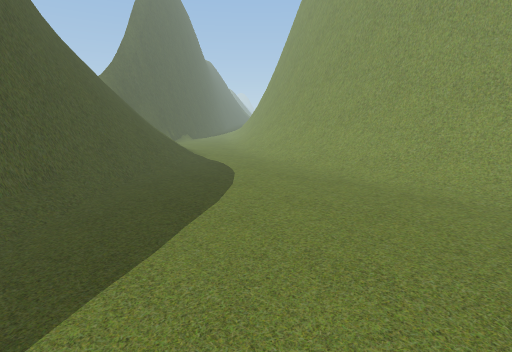
View 1 (above)

16 first-person views from a walk through a 3-D level made in the Unity game engine. The camera is 1.4 m above the floor, tilts 12° down and sees 85° across. The floor is counted in squares, 0.5 m on a side. Each view is taken from the middle of a square. On the plan, view 1 faces up. The plan holds only what a view shows up to about 19 squares ahead; the rest is blank. The place goes on beyond the plan. Some animated figures are not drawn. Door leaves are left out, so doorways stand open.

View 2
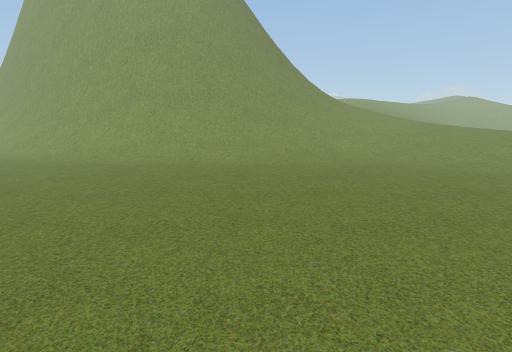

View 3
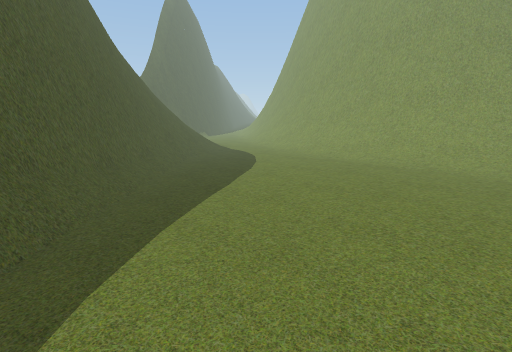

View 4
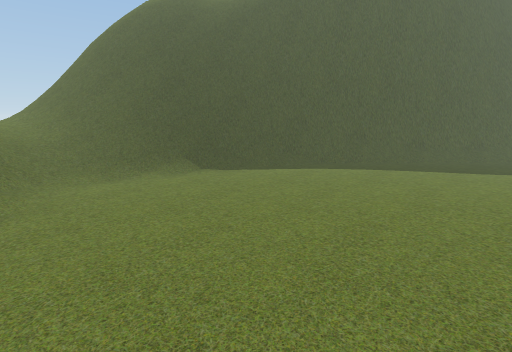

View 5
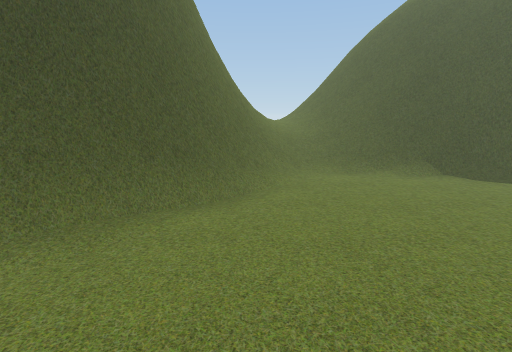

View 6
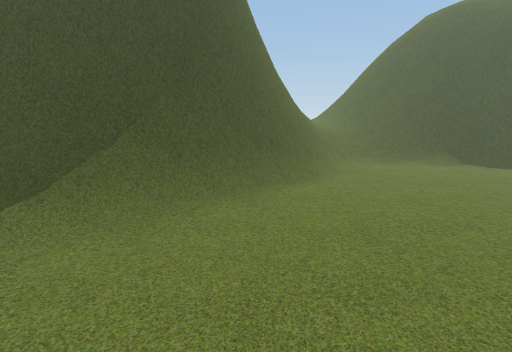

View 7
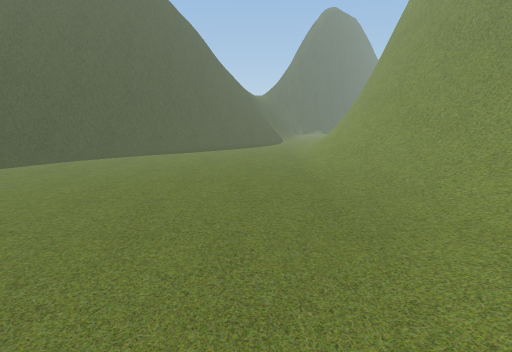

View 8
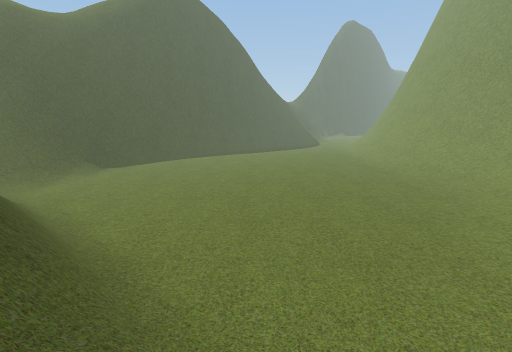

View 9
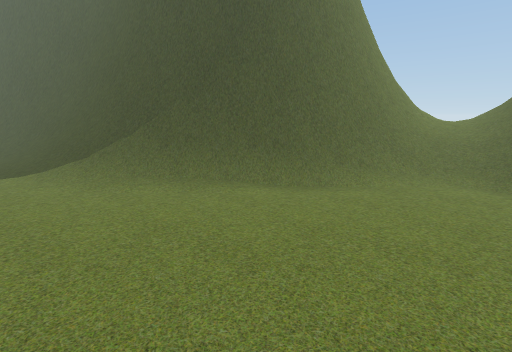

View 10
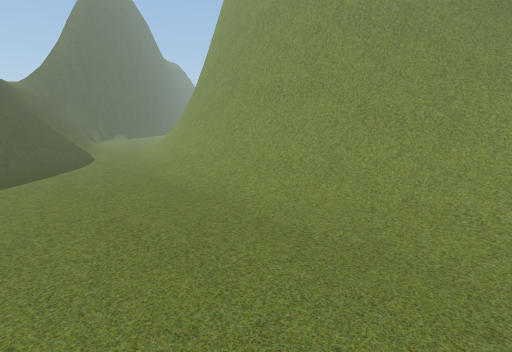

View 11
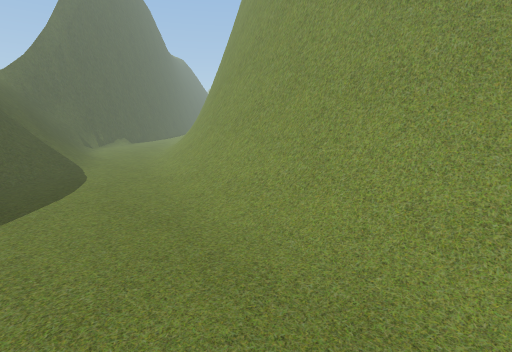

View 12
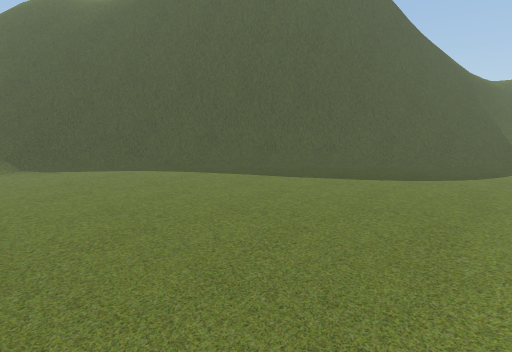

View 13
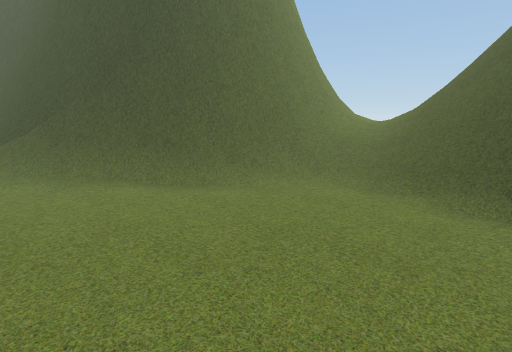

View 14
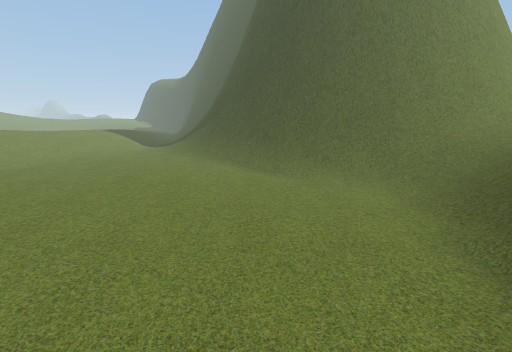

View 15
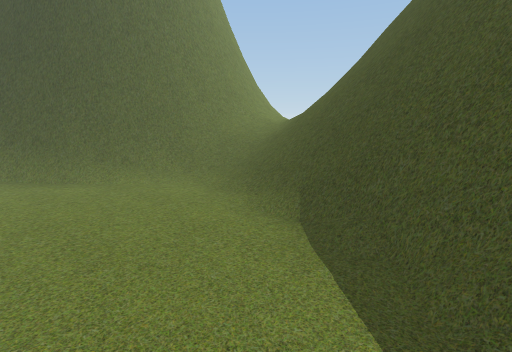

View 16
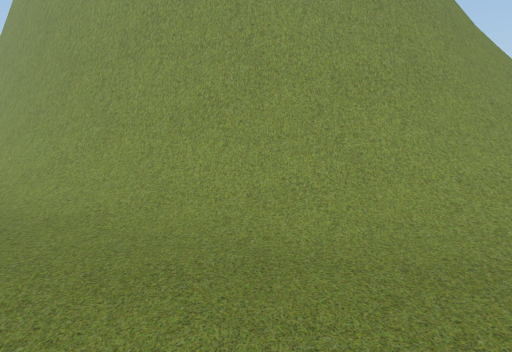

### Floor plan
Key: @ floor where view 1 was taken; # wall or solid block; . main floor; : floor 0.25 m higher than the main floor; + floor 1 m higher than the main floor; * floor 1.25 m higher than the main floor; % floor 1.5 m higher than the main floor; & floor 1.75 m higher than the main floor; $ floor 2.25 m higher than the main floor; / step, stairs or slope; = window, fence, low wall or low ledge; ^ raised ledge.
Columns run from 7 left of view 1 to 18 right of it. Each row starts with its distance up from view 1.
 23 //.... /#=##
 22 ///....//=##
 21 ///...../#=##
 20 ///.....//=##
 19 ///.....//#^##
 18 ///......//=##
 17 ///......//#^##
 16 ///.......//=###
 15  //.......///=###
 14 =:.........//#=###
 13 #:.........://=^####
 12 =:..........// =^^####
 11 =/...........///=%^^####
 10 =/...........://///&=^####
  9 =/............:///////==$/
  8 =/.............://////////
  7 =/..............:////////
  6 =/...............:://////
  5 =/................::://///
  4 =/..................::////
  3 =/....................:///
  2 =/.....................::/
  1 #:......................::
  0 #=.....@................::
 -1 #=.......................:
 -2 #=.......................:
 -3 #=.......................:
 -4 #=/......................:
 -5 #=#.......................
 -6 ##=.......................
 -7 ##=.......................
 -8 ##=#......................
 -9 ###=......................
-10 ###=:.....................
-11 ###=//....................
-12 ##=+//....................
-13 ##=////...................
-14 #$//////..////#=====##////
-15 #//////////====######=#///
-16  /////////==##########==#/
-17  ////////#=^####    ###^=#
-18 ////////#=###         ###=
-19 ///**// =###           ###
-20 ///**//=###              #
-21 //* //#=##

Positions as (right, up) in squares from view 1, and headings:
1: (0, 0), facing up
2: (-1, -6), facing up-right
3: (-1, -6), facing up
4: (12, -6), facing left
5: (13, -6), facing down-left
6: (18, -6), facing down-left
7: (18, -7), facing up-left
8: (18, -15), facing up-left
9: (9, -2), facing down
10: (9, -2), facing up
11: (6, 4), facing up
12: (12, 4), facing left
13: (4, -2), facing down
14: (-3, -3), facing down-right
15: (-2, -2), facing down
16: (0, 8), facing up-right
